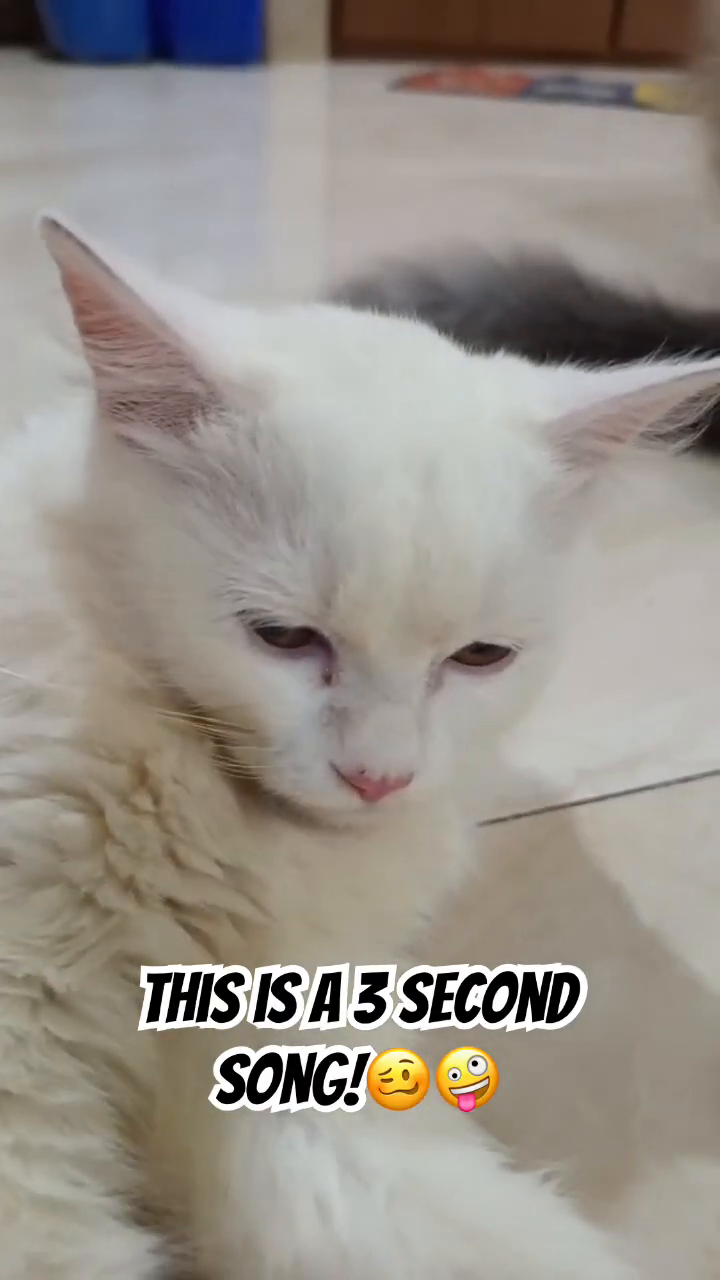
#> input picture frame 45 of Resources/Videos/funny cat ni.mp4, 720 x 1280 px
$ python rescale_resize.py
#> lines starting #> are read from the running program, lines starting #| are printed output that depends on the picture
#> further down, frame is the input picture: shape (1280, 720, 3); mean B, G, R 138.6, 146.3, 152.7
#pylint:disable=no-member

import cv2 as cv
from pathlib import Path

# img = cv.imread('Resources/Photos/trixia ni.jpg')
# cv.imshow('trixia', img)

def rescaleFrame(frame, scale=0.75):
    # Images, Videos and Live Video
#> called with scale = 0.2
    width = int(frame.shape[1] * scale)
#> width = 144
    height = int(frame.shape[0] * scale)
#> height = 256

    dimensions = (width, height)
#> dimensions = (144, 256)

    return cv.resize(frame, dimensions, interpolation=cv.INTER_AREA)
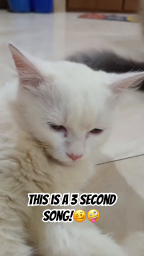
#> returned value: shape (256, 144, 3); mean of channels 0, 1, 2 138.6, 146.3, 152.7; drawn as B, G, R


def changeRes(width, height):
    # Live video
    capture.set(3, width)
    capture.set(4, height)


base_dir = Path(__file__).resolve().parent
video_path = (base_dir / 'Resources/Videos/funny cat ni.mp4').resolve()
output_dir = (base_dir / 'Section 2 output').resolve()
output_dir.mkdir(parents=True, exist_ok=True)
output_video_path = output_dir / 'rescale_resize_output.mp4'

# Reading Videos
capture = cv.VideoCapture(str(video_path))

if not capture.isOpened():
    raise FileNotFoundError(f'Could not open video: {video_path}')

fourcc = cv.VideoWriter_fourcc(*'mp4v')
out = cv.VideoWriter(str(output_video_path), fourcc, 20.0, (320, 180))

frame_count = 0
while True:
    isTrue, frame = capture.read()

    if not isTrue:
        break

    frame_resized = rescaleFrame(frame, scale=.2)
    out.write(frame_resized)

    cv.imshow('Video', frame)
    cv.imshow('Video Resized', frame_resized)

    if cv.waitKey(20) & 0xFF == ord('d'):
#> (key Esc is pressed here)
        break

    frame_count += 1
    if frame_count >= 60:
        break

capture.release()
out.release()
cv.destroyAllWindows()
print(f'Saved video output to {output_video_path}')

$ run again, starting later in the video
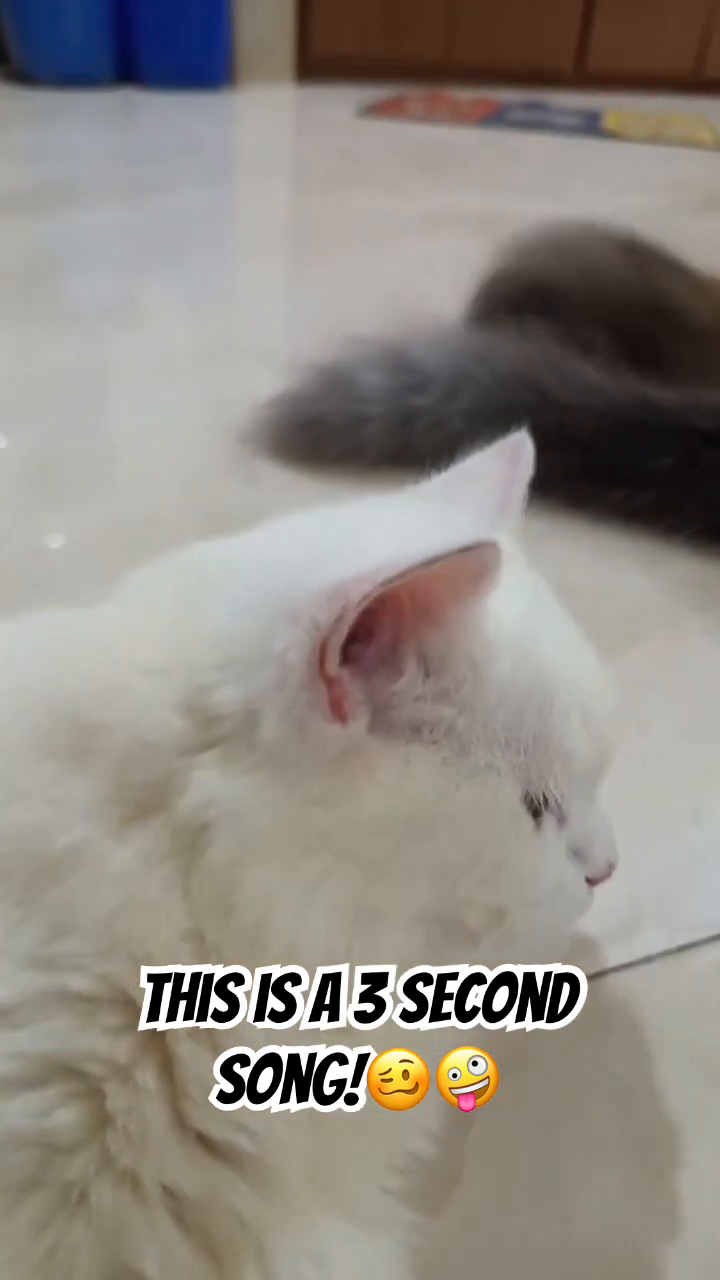
#> input picture frame 203 of Resources/Videos/funny cat ni.mp4, 720 x 1280 px
#> frame is the input picture: shape (1280, 720, 3); mean B, G, R 130.7, 137.7, 143.7
#> in rescaleFrame, `return cv.resize(frame, dimensions, interpolation=cv.INTER_AREA)`:
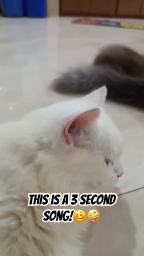
#> returned value: shape (256, 144, 3); mean of channels 0, 1, 2 130.7, 137.7, 143.7; drawn as B, G, R

$ run again, starting later in the video
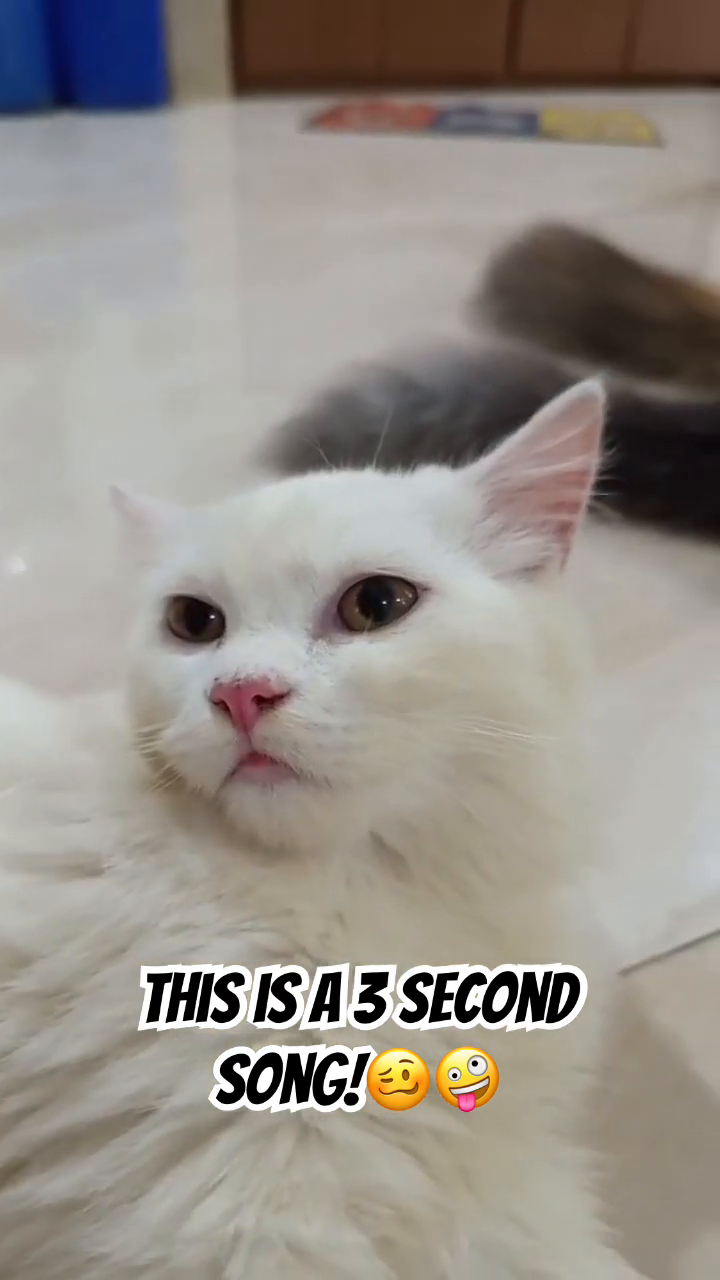
#> input picture frame 361 of Resources/Videos/funny cat ni.mp4, 720 x 1280 px
#> frame is the input picture: shape (1280, 720, 3); mean B, G, R 137.2, 144.4, 150.5
#> in rescaleFrame, `return cv.resize(frame, dimensions, interpolation=cv.INTER_AREA)`:
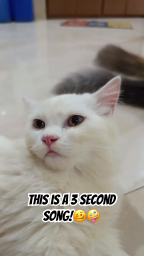
#> returned value: shape (256, 144, 3); mean of channels 0, 1, 2 137.2, 144.4, 150.5; drawn as B, G, R
